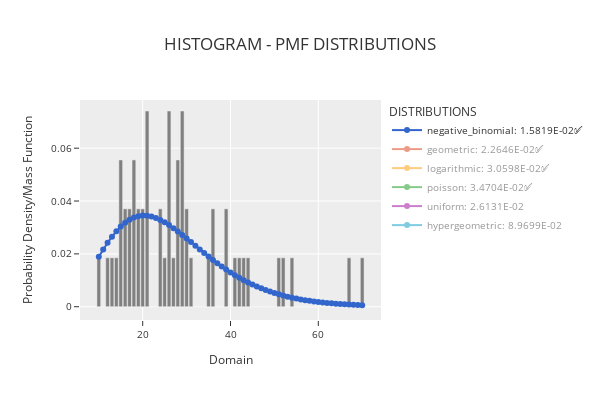

Notebook source saved alongside this figure:
### Code cell
phi.plot_histogram_distributions()
